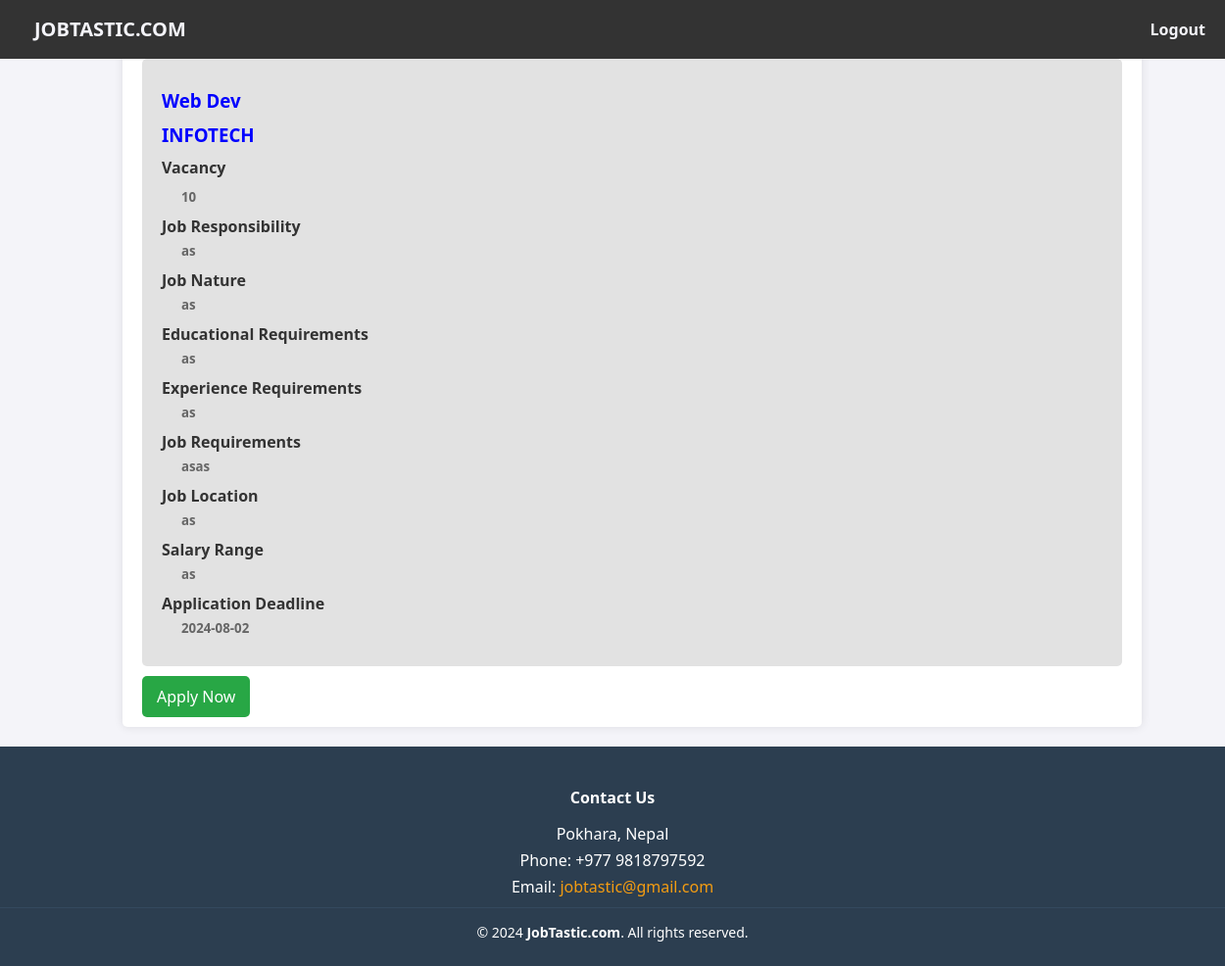
Screenshot of /views/view_details.php?job_id=61 (signed in) with the database file from the repository.
### tables this page shows
CREATE TABLE `all_jobs` (
  `all_jobs_id` int(11) NOT NULL,
  `position_name` varchar(255) NOT NULL,
  `company_name` varchar(255) NOT NULL,
  `job_category` varchar(255) DEFAULT NULL,
  `vacancy` int(11) NOT NULL,
  `job_responsibility` text NOT NULL,
  `job_nature` varchar(255) NOT NULL,
  `job_requirments` text NOT NULL,
  `educational_requirements` varchar(255) DEFAULT NULL,
  `experience_requirement` varchar(255) DEFAULT NULL,
  `last_date_of_apply` date NOT NULL,
  `job_location` varchar(255) NOT NULL,
  `salary_rang` varchar(255) NOT NULL
);

### views/view_details.php (the view, shortened to what this page needs)
<!DOCTYPE html>
<html lang="en">
<head>
  <link rel="stylesheet" href="../assets/css/user.css">
</head>
<body>
<?php include('../shared/navbar.php'); ?>
<div class="content">
  <div class="container">
    <?php
    include('../helper/database.php');
    if (isset($_GET['job_id'])) {
      $job_id = intval($_GET['job_id']);
      $sql = "SELECT * FROM all_jobs WHERE all_jobs_id = $job_id";
      $select = mysqli_query($connect, $sql);
      if (mysqli_num_rows($select) > 0) {
        while ($row = mysqli_fetch_assoc($select)) {
    ?>
      <div class="jumbotron">
        <h3><?php echo htmlspecialchars($row["position_name"]); ?></h3>
        <h3><?php echo htmlspecialchars($row["company_name"]); ?></h3>
        <h4>Vacancy</h4>
        <h5><?php echo htmlspecialchars($row["vacancy"]); ?></h5>
        <h4>Job Responsibility</h4>
        <h5><?php echo htmlspecialchars_decode(stripslashes($row["job_responsibility"])); ?></h5>
        <h4>Job Nature</h4>
        <h5><?php echo htmlspecialchars($row["job_nature"]); ?></h5>
        <h4>Educational Requirements</h4>
        <h5><?php echo htmlspecialchars($row["educational_requirements"]); ?></h5>
        <h4>Experience Requirements</h4>
        <h5><?php echo htmlspecialchars($row["experience_requirement"]); ?></h5>
        <h4>Job Requirements</h4>
        <h5><?php echo htmlspecialchars_decode(stripslashes($row["job_requirments"])); ?></h5>
        <h4>Job Location</h4>
        <h5><?php echo htmlspecialchars($row["job_location"]); ?></h5>
        <h4>Salary Range</h4>
        <h5><?php echo htmlspecialchars($row["salary_rang"]); ?></h5>
        <h4>Application Deadline</h4>
        <h5><?php echo htmlspecialchars($row["last_date_of_apply"]); ?></h5>
      </div>
      <a href="apply_form.php?app_name=<?php echo urlencode($_SESSION['username']); ?>&job_id=<?php echo $row['all_jobs_id']; ?>"
             class="btn btn-success" onclick="return handleApply()">Apply Now</a>
    <?php
        }
      } else {
        echo "<p>No job details found.</p>";
      }
    } else {
      echo "<p>No job ID specified.</p>";
    }
    ?>
  </div>
</div>
<?php include('../shared/footer.php'); ?>
</body>
</html>

### assets/css/user.css (style rules this page uses)
html, body { height: 100%; margin: 0; font-family: Arial, sans-serif; }
body { display: flex; flex-direction: column; background-color: #f4f4f4; }
.content { flex: 1; width: 100%; padding: 20px; }
.container { width: 80%; margin: 0 auto; background-color: #fff; box-shadow: 0px 0px 10px rgba(0, 0, 0, 0.1); padding: 20px; border-radius: 5px; }
.jumbotron { padding: 20px; margin: 20px 0; background-color: #e2e2e2; border-radius: 5px; transition: background-color 0.3s ease; }
.jumbotron h3 { color: blue; margin: 10px 0; }
.jumbotron h4 { color: #333; margin: 10px 0 5px; }
.jumbotron h5 { margin: 0 0 10px 20px; color: #666; }
.jumbotron h5:first-of-type { margin-top: 10px; }
h3 { color: #333; margin: 10px 0; }
a { color: #333; text-decoration: none; }
.btn-success { background-color: #28a745; color: white; border: none; padding: 10px 15px; text-decoration: none; border-radius: 5px; }

### shared/navbar.php (style rules this page uses)
body { font-family: 'Segoe UI', Tahoma, Geneva, Verdana, sans-serif; margin: 0; padding: 0; box-sizing: border-box; background-color: #f4f4f9; }

### rows the page displays
all_jobs: position_name "Web Dev", company_name "INFOTECH", vacancy "10", job_responsibility "as", job_nature "as", educational_requirements "as", experience_requirement "as", job_requirments "asas", job_location "as", salary_rang "as", last_date_of_apply "2024-08-02"
